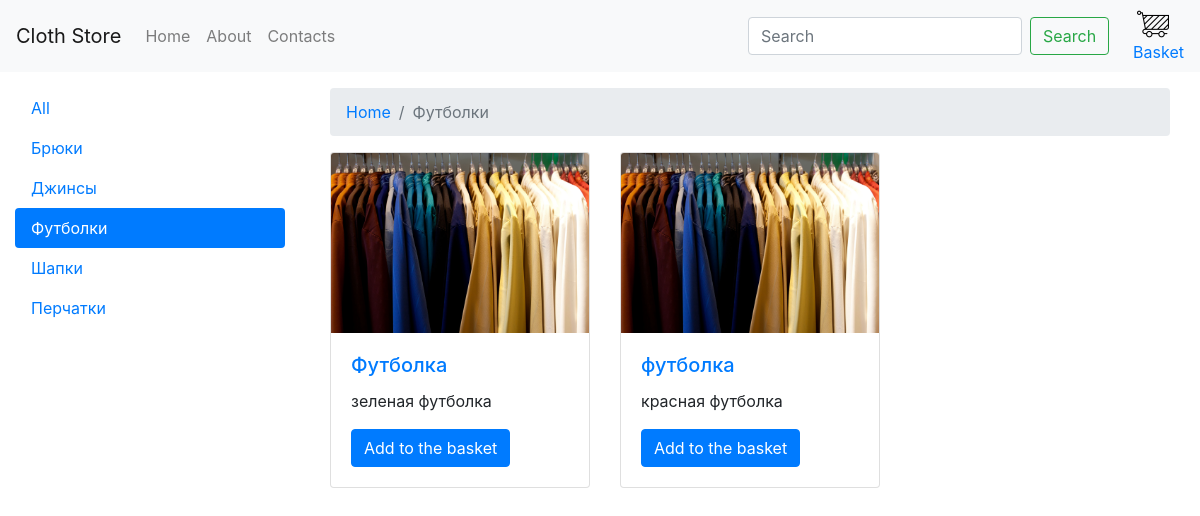
The page /category.php?id=10 on the database its author committed.
### tables this page shows
CREATE TABLE `category` (
  `id` int(11) NOT NULL,
  `title` varchar(255) NOT NULL
);

CREATE TABLE `products` (
  `id` int(11) NOT NULL,
  `title` varchar(255) NOT NULL,
  `description` text NOT NULL,
  `content` text NOT NULL,
  `category_id` int(11) NOT NULL,
  `image` varchar(255) NOT NULL
);

### parts/product-card.php (the view)
<div class="col-4 mb-3">
	<div class="card">
		<a href="product.php?id=<?php echo $product["id"] ?>">
			<img src="img/1.jpg" class="card-img-top" alt="...">
		</a>
		<div class="card-body">
			<a href="product.php?id=<?php echo $product["id"] ?>" class="text-decoration-none">
				<h5 class="card-title"><?php echo $product["title"] ?></h5>
			</a>
			<p class="card-text"><?php echo $product["description"] ?></p>
			<a href="#" class="btn btn-primary">Add to the basket</a>
		</div>
	</div>
</div>

### parts/category-nav.php
<div class="nav flex-column nav-pills" id="v-pills-tab" role="tablist" aria-orientation="vertical">
	<?php
	$categorySql = "SELECT * FROM category";
	$categoryResult = $connect -> query($categorySql);
	if(isset($_GET["id"])){
		echo "<a class='nav-link' href='/'>All</a>";
	}else{
		echo "<a class='nav-link active' href='/'>All</a>";
	}
	while($category = mysqli_fetch_assoc($categoryResult)){
		if(isset($_GET["id"]) && $_GET["id"] == $category["id"]){
			echo "<a class='nav-link active' href='/category.php?id=" . $category["id"] . "'>" . $category["title"] . "</a>";
		}else{
			echo "<a class='nav-link' href='/category.php?id=" . $category["id"] . "'>" . $category["title"] . "</a>";
		}
	}
	?>
</div>

### category.php (shortened to what this page needs)
<?php
include $_SERVER['DOCUMENT_ROOT'] . "/configs/db.php";
include $_SERVER['DOCUMENT_ROOT'] . "/parts/head.php";
$categorySql = "SELECT * FROM category WHERE id=" . $_GET["id"];
$categoryResult = $connect -> query($categorySql);
$category = mysqli_fetch_assoc($categoryResult);
?>
<nav aria-label="breadcrumb">
  <ol class="breadcrumb">
    <li class="breadcrumb-item">
	 	<a href="/">Home</a>
	 </li>
    <li class="breadcrumb-item active" aria-current="page">
	 <?php echo $category["title"] ?>
	 </li>
  </ol>
</nav>
<div class="row">
	<?php
	$productSql = "SELECT * FROM products WHERE category_id=" . $_GET["id"];
	$productResult = $connect -> query($productSql);
	while($product = mysqli_fetch_assoc($productResult)){
		include "parts/product-card.php";
	}
	?>
</div>
<?php
include $_SERVER['DOCUMENT_ROOT'] . "/parts/footer.php";
?>

### assets/style/style.css (style rules this page uses)
.card-img-top { width: 100%; height: 15vw; object-fit: cover; }

### rows shown on the page
category: title "Брюки"
category: title "Джинсы"
category: title "Футболки"
category: title "Шапки"
category: title "Перчатки"
products: title "Футболка", description "зеленая футболка"
products: title "футболка", description "красная футболка"
